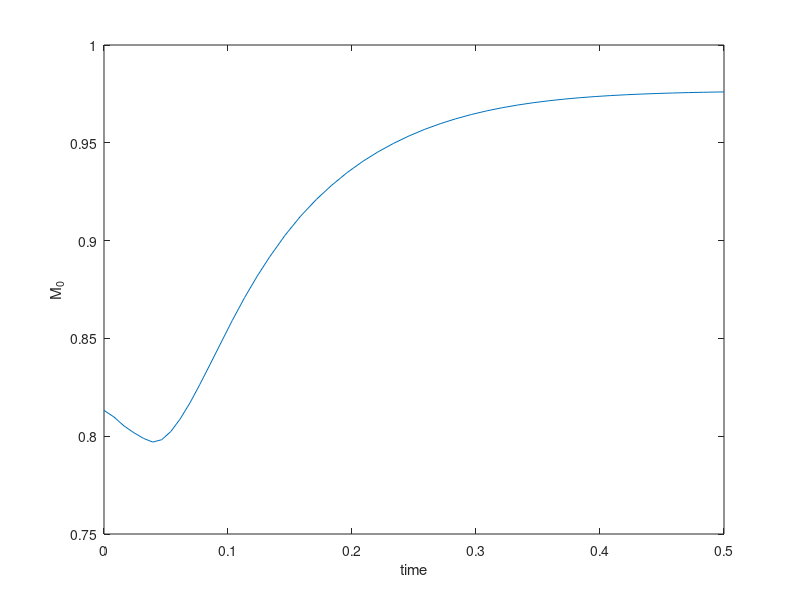
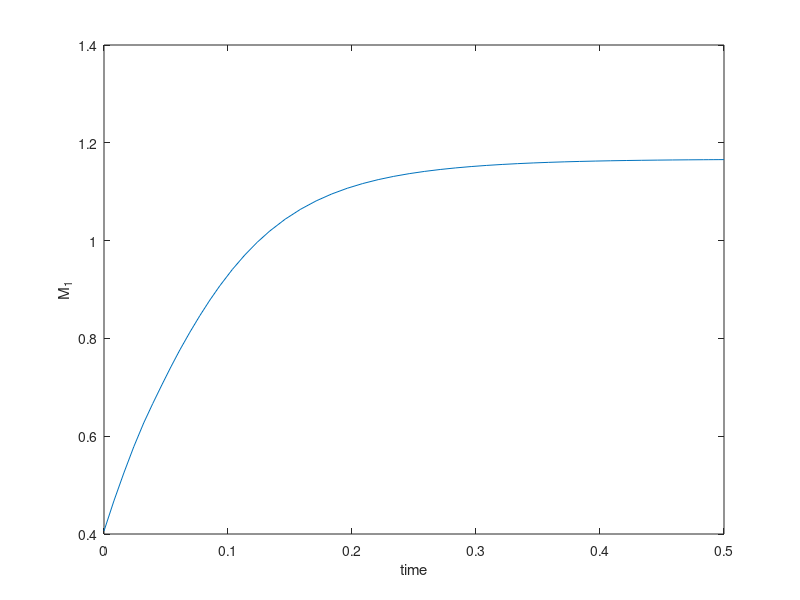
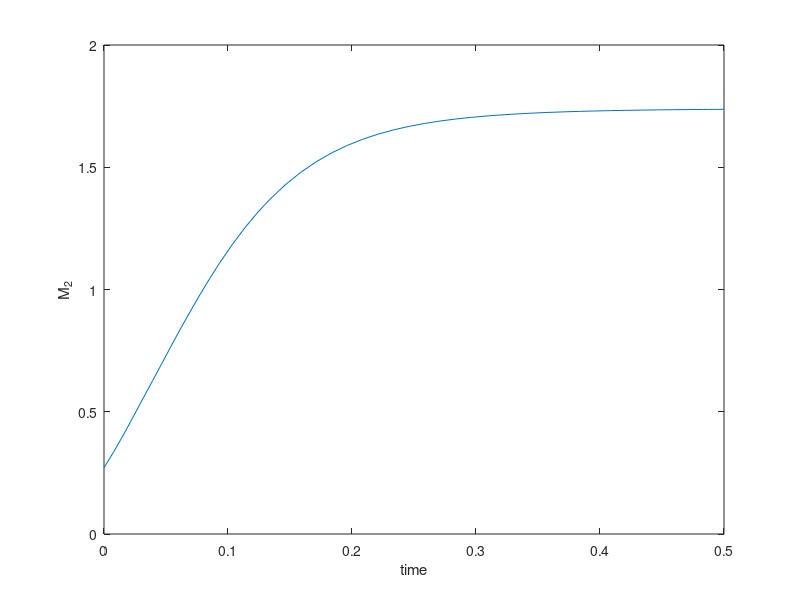
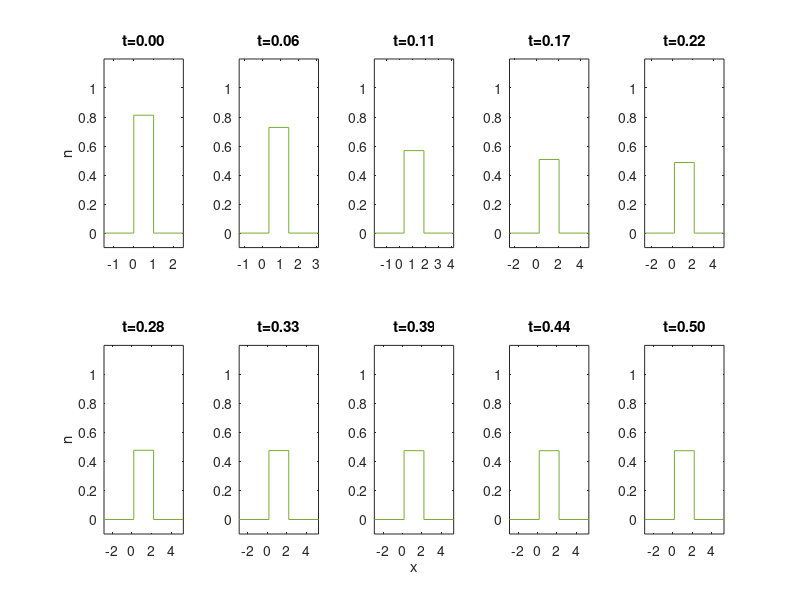

Source code (MATLAB) for these figures, in order:
% code to reproduce uniform distribution approximation from Math. Biosci. 239 2020:108444
% (Generalized distribution-moment approximation for kinetic theories of muscular contraction)
% GM Donovan
% g.donovan@auckland.ac.nz

function DM_linear_donovan
close all
clear all

% for constant stretch (Figs 2 & 3), change sign of v as required
%if(1==0)
vconst=-10; % +/-
param.v=@(x)vconst;
%end

% for oscillations (Fig 4)
% if(1==1)
% v0=25;
% om=50;
% param.v=@(t) v0*sin(om*t);
% end

% binding functions
f1=43.3;
g1=10;
g2=209;
f=@(x) 0 + (x>0 & x<1).*(f1*x);
g=@(x) g2*(x<=0) + g1*x.*(x>0);
n0=@(x) f(x)./(f(x)+g(x));

% time domain for integration
tmax=0.5; % in s

% parameters into a structure so that they're accessible to the sub-functions
param.h=1;
param.g1=g1;
param.g2=g2;
param.g3=0;
param.f1=f1;

% moments of f. for piecewise linear f you could of course write them explicitly rather than calculate by quadrature. 
xv_orig=linspace(-1,3,1000);
param.b0=trapz(xv_orig,f(xv_orig));
param.b1=trapz(xv_orig,xv_orig.*f(xv_orig));
param.b2=trapz(xv_orig,xv_orig.^2.*f(xv_orig));

cb=colormap('lines').';

% moments of (steady-state) IC
M0_0=trapz(xv_orig,n0(xv_orig));
M1_0=trapz(xv_orig,xv_orig.*n0(xv_orig));
M2_0=trapz(xv_orig,(xv_orig).^2.*n0(xv_orig));

% into a vector
Mbar=[M0_0 M1_0 M2_0];

% integrate
%[tout,yout]=ode45(@(t,y)DMuni_rhs(t,y,param),[0 tvals(end)],Mbar);
[tout,yout]=ode45(@(t,y)DMuni_rhs(t,y,param),[0 tmax],Mbar);

% store
DMuni.t=tout;
DMuni.y=yout;

% plot
for qq=1:3
figure(qq)
plot(tout,yout(:,qq),'-')
hold on
ylabel(sprintf('M_%d',qq-1))
xlabel('time')
end

% plot the distributions

% set up the subplots
N=10;
sp1=2;
sp2=5;

figure

ttargs=linspace(0,tmax,N);

for qq=1:N
        subplot(sp1,sp2,qq)

        [~,thisind]=min(abs(DMuni.t(:)-ttargs(qq)));
        thisy=DMuni.y(thisind,:);
        M0=thisy(1);
        M1=thisy(2);
        M2=thisy(3);
        a=M1/M0;
        b=(sqrt(3)/M0)*sqrt(M0*M2-M1^2);
        c=(M0^2)/(2*sqrt(3)*sqrt(M0*M2-M1^2));

        plot([a-5*b a-b a-b a+b a+b a+5*b],[0 0 c c 0 0],'color',cb(:,5))
        ax=axis;
        ax(1)=a-4*b;
        ax(2)=a+4*b;
        ax(3)=-0.1;
        ax(4)=1.2;
        axis(ax);
        title(sprintf('t=%0.2f',ttargs(qq)))
end

% labels
subplot(sp1,sp2,1)
ylabel('n')
subplot(sp1,sp2,6)
ylabel('n')
subplot(sp1,sp2,8)
xlabel('x')
subplot(sp1,sp2,10)

end

%% -------------------------------------------------------
function [rhs] = DMuni_rhs(t,y,param)

rhs=0*y; % get the rightshape

M0=y(1);
M1=y(2);
M2=y(3);

% J is implemented in terms of a,b,c instead of M0,M1,M2. (height c between a and b). so get those first
a=M1/M0;
b=(sqrt(3)/M0)*sqrt(M0*M2-M1^2);
c=(M0^2)/(2*sqrt(3)*sqrt(M0*M2-M1^2));

% now the phis
lam=0;
phi0=(param.g2*Juni(lam,a,b,c,-Inf,0) + (param.f1+param.g1)*Juni(lam+1,a,b,c,0,1) + (param.g1+param.g3)*Juni(lam+1,a,b,c,1,Inf) - param.g3*Juni(lam,a,b,c,1,Inf)  );
lam=1;
phi1=(param.g2*Juni(lam,a,b,c,-Inf,0) + (param.f1+param.g1)*Juni(lam+1,a,b,c,0,1) + (param.g1+param.g3)*Juni(lam+1,a,b,c,1,Inf) - param.g3*Juni(lam,a,b,c,1,Inf)  );
lam=2;
phi2=(param.g2*Juni(lam,a,b,c,-Inf,0) + (param.f1+param.g1)*Juni(lam+1,a,b,c,0,1) + (param.g1+param.g3)*Juni(lam+1,a,b,c,1,Inf) - param.g3*Juni(lam,a,b,c,1,Inf)  );

% now the system right-hand side
rhs(1) = param.b0 - phi0;
rhs(2) = param.b1 - phi1 - param.v(t)*y(1);
rhs(3) = param.b2 - phi2 - 2*param.v(t)*y(2);
end

%% -----------------------------------------------------
function z=Juni(lam,a,b,c,alph,bet)
f=@(x) (c/(lam+1))*(x.^(lam+1));
z= f( max( min(a+b,bet),a-b)) - f(min(max(a-b,alph),a+b));
end
